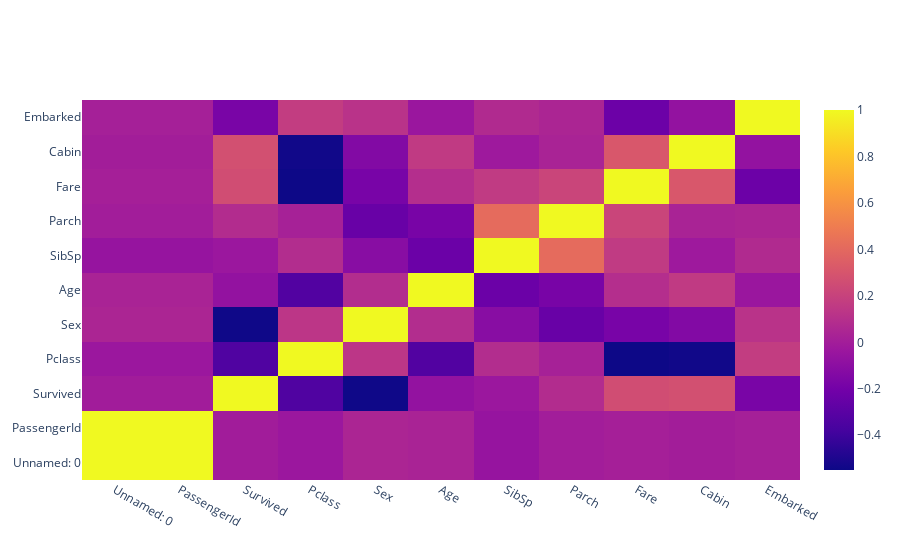

Here is the notebook cell this chart was saved with:
### Code cell
import plotly.graph_objects as go

fig = go.Figure(data=go.Heatmap(df_to_plotly(correlacao)))
fig.show()
